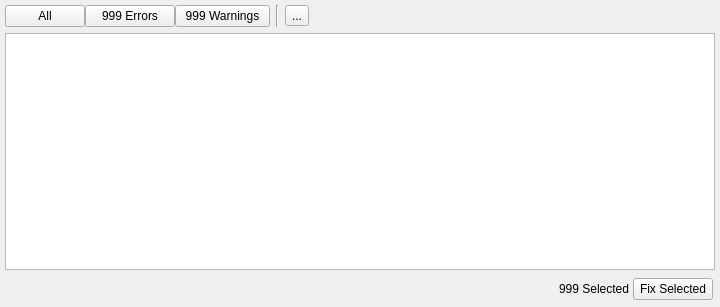
<?xml version="1.0" encoding="UTF-8"?>
<ui version="4.0">
 <class>GraphValidationPanel</class>
 <widget class="QDockWidget" name="GraphValidationPanel">
  <property name="geometry">
   <rect>
    <x>0</x>
    <y>0</y>
    <width>720</width>
    <height>307</height>
   </rect>
  </property>
  <property name="minimumSize">
   <size>
    <width>694</width>
    <height>175</height>
   </size>
  </property>
  <property name="allowedAreas">
   <set>Qt::AllDockWidgetAreas</set>
  </property>
  <property name="windowTitle">
   <string>Graph Validation</string>
  </property>
  <widget class="QWidget" name="dockWidgetContents">
   <layout class="QVBoxLayout" name="verticalLayout">
    <property name="spacing">
     <number>5</number>
    </property>
    <property name="leftMargin">
     <number>5</number>
    </property>
    <property name="topMargin">
     <number>5</number>
    </property>
    <property name="rightMargin">
     <number>5</number>
    </property>
    <property name="bottomMargin">
     <number>5</number>
    </property>
    <item>
     <widget class="QScrollArea" name="scrollArea">
      <property name="frameShape">
       <enum>QFrame::NoFrame</enum>
      </property>
      <property name="widgetResizable">
       <bool>true</bool>
      </property>
      <widget class="QWidget" name="scrollAreaWidgetContents">
       <property name="geometry">
        <rect>
         <x>0</x>
         <y>0</y>
         <width>710</width>
         <height>242</height>
        </rect>
       </property>
       <layout class="QVBoxLayout" name="verticalLayout_2">
        <property name="leftMargin">
         <number>0</number>
        </property>
        <property name="topMargin">
         <number>0</number>
        </property>
        <property name="rightMargin">
         <number>0</number>
        </property>
        <property name="bottomMargin">
         <number>0</number>
        </property>
        <item>
         <widget class="QFrame" name="frame">
          <property name="frameShape">
           <enum>QFrame::NoFrame</enum>
          </property>
          <property name="frameShadow">
           <enum>QFrame::Raised</enum>
          </property>
          <layout class="QHBoxLayout" name="horizontalLayout">
           <property name="leftMargin">
            <number>0</number>
           </property>
           <property name="topMargin">
            <number>0</number>
           </property>
           <property name="rightMargin">
            <number>0</number>
           </property>
           <property name="bottomMargin">
            <number>0</number>
           </property>
           <item>
            <widget class="QFrame" name="frame_3">
             <property name="frameShape">
              <enum>QFrame::NoFrame</enum>
             </property>
             <property name="frameShadow">
              <enum>QFrame::Raised</enum>
             </property>
             <layout class="QHBoxLayout" name="horizontalLayout_3">
              <property name="spacing">
               <number>0</number>
              </property>
              <property name="leftMargin">
               <number>0</number>
              </property>
              <property name="topMargin">
               <number>0</number>
              </property>
              <property name="rightMargin">
               <number>0</number>
              </property>
              <property name="bottomMargin">
               <number>0</number>
              </property>
              <item>
               <widget class="QPushButton" name="allFilter">
                <property name="text">
                 <string>All</string>
                </property>
                <property name="checkable">
                 <bool>true</bool>
                </property>
               </widget>
              </item>
              <item>
               <widget class="QPushButton" name="errorOnlyFilter">
                <property name="minimumSize">
                 <size>
                  <width>90</width>
                  <height>0</height>
                 </size>
                </property>
                <property name="text">
                 <string>999 Errors</string>
                </property>
                <property name="icon">
                 <iconset resource="../../Windows/ScriptCanvasEditorResources.qrc">
                  <normaloff>:/ScriptCanvasEditorResources/Resources/error_icon.png</normaloff>:/ScriptCanvasEditorResources/Resources/error_icon.png</iconset>
                </property>
                <property name="checkable">
                 <bool>true</bool>
                </property>
               </widget>
              </item>
              <item>
               <widget class="QPushButton" name="warningOnlyFilter">
                <property name="minimumSize">
                 <size>
                  <width>95</width>
                  <height>0</height>
                 </size>
                </property>
                <property name="text">
                 <string>999 Warnings</string>
                </property>
                <property name="icon">
                 <iconset resource="../../Windows/ScriptCanvasEditorResources.qrc">
                  <normaloff>:/ScriptCanvasEditorResources/Resources/warning_symbol.png</normaloff>:/ScriptCanvasEditorResources/Resources/warning_symbol.png</iconset>
                </property>
                <property name="checkable">
                 <bool>true</bool>
                </property>
               </widget>
              </item>
             </layout>
            </widget>
           </item>
           <item>
            <widget class="Line" name="line">
             <property name="orientation">
              <enum>Qt::Vertical</enum>
             </property>
            </widget>
           </item>
           <item>
            <widget class="QToolButton" name="runValidation">
             <property name="text">
              <string>...</string>
             </property>
             <property name="icon">
              <iconset resource="../../Windows/ScriptCanvasEditorResources.qrc">
               <normaloff>:/ScriptCanvasEditorResources/Resources/validate_icon.png</normaloff>:/ScriptCanvasEditorResources/Resources/validate_icon.png</iconset>
             </property>
            </widget>
           </item>
           <item>
            <spacer name="horizontalSpacer_2">
             <property name="orientation">
              <enum>Qt::Horizontal</enum>
             </property>
             <property name="sizeType">
              <enum>QSizePolicy::Expanding</enum>
             </property>
             <property name="sizeHint" stdset="0">
              <size>
               <width>0</width>
               <height>20</height>
              </size>
             </property>
            </spacer>
           </item>
           <item>
            <widget class="AzQtComponents::FilteredSearchWidget" name="searchWidget" native="true">
             <property name="sizePolicy">
              <sizepolicy hsizetype="Expanding" vsizetype="Preferred">
               <horstretch>0</horstretch>
               <verstretch>0</verstretch>
              </sizepolicy>
             </property>
             <property name="minimumSize">
              <size>
               <width>0</width>
               <height>0</height>
              </size>
             </property>
             <property name="maximumSize">
              <size>
               <width>400</width>
               <height>16777215</height>
              </size>
             </property>
            </widget>
           </item>
          </layout>
         </widget>
        </item>
        <item>
         <widget class="QTableView" name="statusTableView">
          <property name="alternatingRowColors">
           <bool>true</bool>
          </property>
          <property name="selectionMode">
           <enum>QAbstractItemView::ExtendedSelection</enum>
          </property>
          <property name="selectionBehavior">
           <enum>QAbstractItemView::SelectRows</enum>
          </property>
         </widget>
        </item>
       </layout>
      </widget>
     </widget>
    </item>
    <item>
     <widget class="QFrame" name="frame_2">
      <property name="frameShape">
       <enum>QFrame::NoFrame</enum>
      </property>
      <property name="frameShadow">
       <enum>QFrame::Raised</enum>
      </property>
      <layout class="QHBoxLayout" name="horizontalLayout_2">
       <property name="spacing">
        <number>3</number>
       </property>
       <property name="leftMargin">
        <number>2</number>
       </property>
       <property name="topMargin">
        <number>3</number>
       </property>
       <property name="rightMargin">
        <number>2</number>
       </property>
       <property name="bottomMargin">
        <number>2</number>
       </property>
       <item>
        <spacer name="horizontalSpacer_3">
         <property name="orientation">
          <enum>Qt::Horizontal</enum>
         </property>
         <property name="sizeHint" stdset="0">
          <size>
           <width>0</width>
           <height>20</height>
          </size>
         </property>
        </spacer>
       </item>
       <item>
        <widget class="QLabel" name="fixSelectedText">
         <property name="text">
          <string>999 Selected</string>
         </property>
        </widget>
       </item>
       <item>
        <widget class="QPushButton" name="fixSelected">
         <property name="text">
          <string>Fix Selected</string>
         </property>
        </widget>
       </item>
      </layout>
     </widget>
    </item>
   </layout>
  </widget>
 </widget>
 <customwidgets>
  <customwidget>
   <class>AzQtComponents::FilteredSearchWidget</class>
   <extends>QWidget</extends>
   <header location="global">AzQtComponents/Components/FilteredSearchWidget.h</header>
   <container>1</container>
  </customwidget>
 </customwidgets>
 <resources>
  <include location="../../Windows/ScriptCanvasEditorResources.qrc"/>
 </resources>
 <connections/>
</ui>
